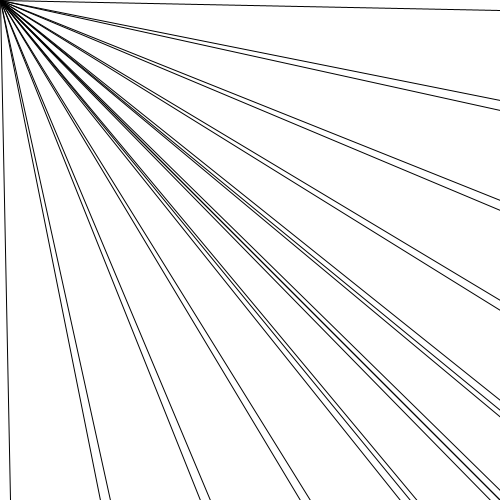
Frame 1 (no input)
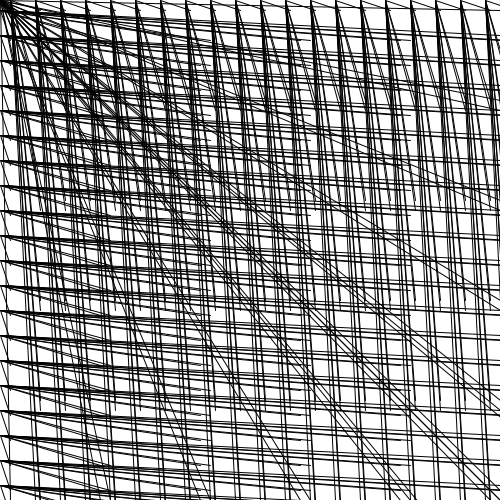
Frame 60 (the mouse pressed at the canvas centre just before this capture)
Frame 120 (the mouse held since frame 60 and released just before this capture): identical to frame 60, image omitted

The Processing sketch that drew these frames (run headless with seeded random() and noise(); from frame 60 on, the mouse is pressed at the canvas centre):

// Processing sketch: processing_32002
// ── processing_32002.pde



int a = 0;
int b = 5;
int c = 500;

void setup (){
 size (500, 500);
 background (255);

}  
  
void draw (){  
  line(a, 0 , c, 100);
  line(a, 0 , c, 200);
  line(a, 0 , c, 300);
  line(a, 0 , c, 400);
  line(a, 0 , c, 500);
  line(a, 0 , c, 600);
  
  line(a, 0, c, 10);
  line(a, 0, c, 110);
  line(a, 0, c, 210);
  line(a, 0, c, 310);
  line(a, 0, c, 410);
  line(a, 0, c, 510);
  
  line(10, c, 0, a);
  line(110, c, 0, a);
  line(210, c, 0, a);
  line(310, c, 0, a);
  line(410, c, 0, a);
  line(510, c, 0, a);
  
  line(100, c, 0, a);
  line(200, c, 0, a);
  line(300, c, 0, a);
  line(400, c, 0, a);
  line(500, c, 0, a);
  line(600, c, 0, a);
  
  a = b + 5;
  b = a + 20;
  a = a + 0;
  c = b + 10;

}
